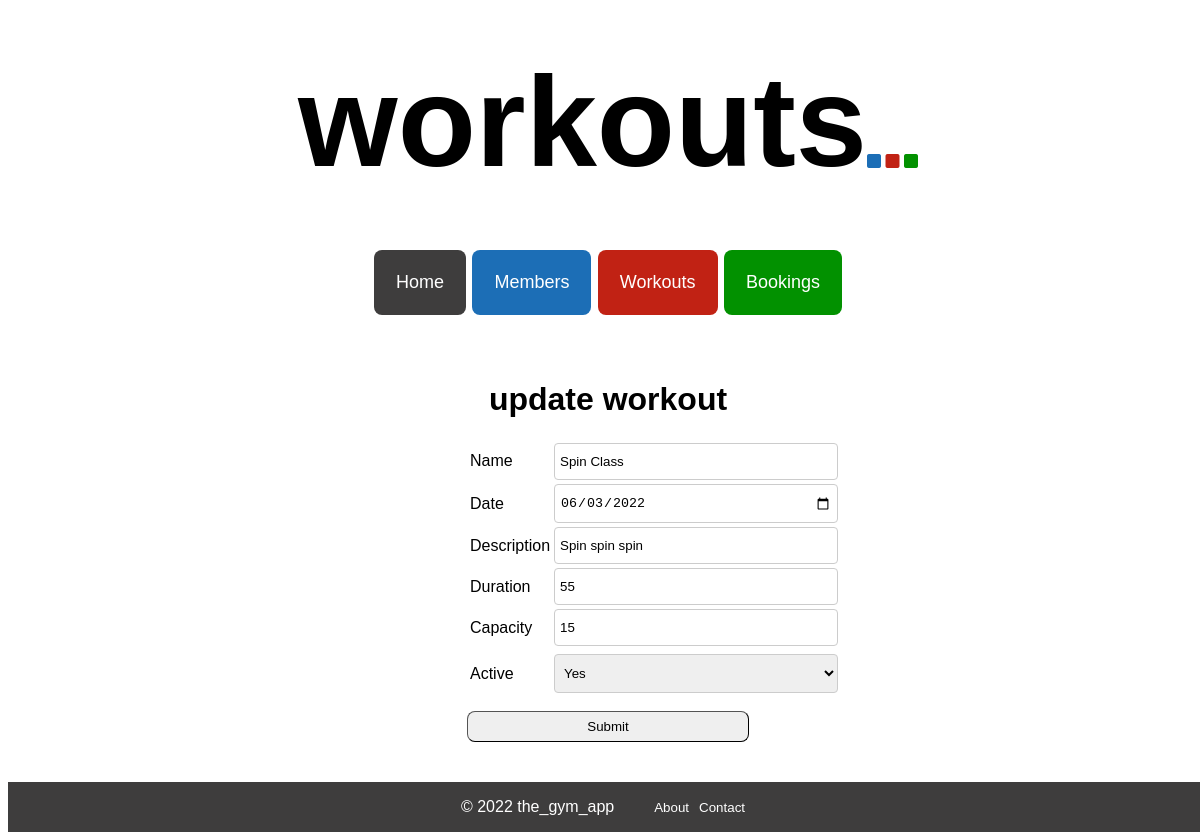
/workouts/6/update, run on an earlier commit of the app's database.
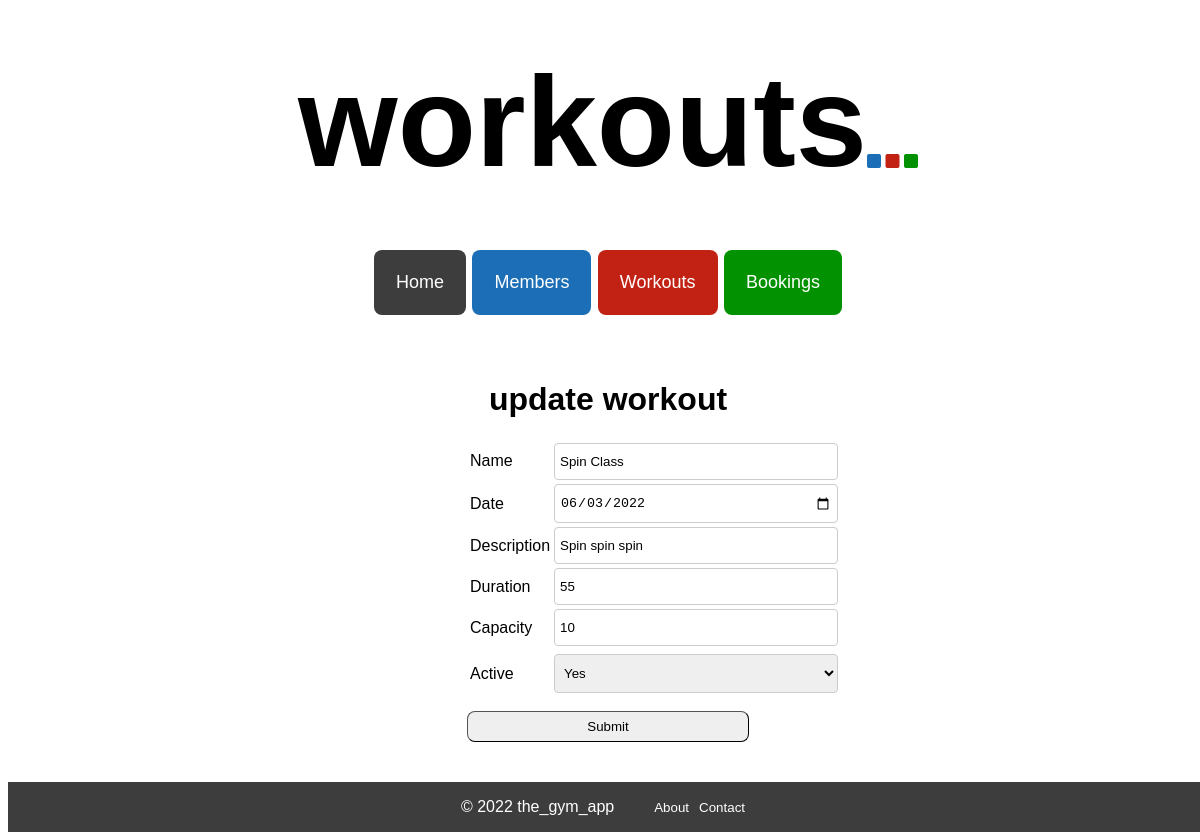
And on a later commit of the database.
### tables this page shows
CREATE TABLE workouts (
    id INTEGER PRIMARY KEY AUTOINCREMENT,
    name VARCHAR,
    date DATE,
    description TEXT,
    duration INTEGER,
    capacity INTEGER,
    capacity_filled INTEGER,
    active BOOLEAN
);

### controllers/workout_controller.py (the view)
@workouts_blueprint.route("/workouts/<id>/update")
def edit_workout(id):
    route_name = "workouts"
    workout = workout_repository.select(id)
    return render_template("workouts/edit.html", route_name=route_name, workout=workout)

### db/run_sql.py (called while the page is built)
def get_db():
    path = os.path.dirname(os.path.abspath(__file__))
    db = os.path.join(path, "gym_db.db")
    conn = sqlite3.connect(db)
    conn.execute("PRAGMA foreign_keys = 1")
    conn.row_factory = sqlite3.Row
    return conn

def run_sql(sql, values = []):
    db = get_db()
    cursor = db.cursor()
    cursor.execute(sql, values)
    results = cursor.fetchall()
    db.commit()
    db.close()
    return results

### repositories/workout_repository.py (called while the page is built)
def select(id):
    workout = None
    sql = "SELECT * FROM workouts where id = ?"
    values = [id]
    result = run_sql(sql, values)[0]
    if result is not None:
        active = True if result['active'] == 1 else False
        workout = Workout(result['name'], result['date'], result['description'], result['duration'], result['capacity'], result['capacity_filled'], active, result['id'])
    return workout

### templates/workouts/edit.html (shortened to what this page needs)
{% extends 'base.html'%}
{% block content %}
<div class="edit_page_container">
<h1>update workout</h1>
<form class="edit_form" action="/workouts/{{workout.id}}" method="post">
    <table class="edit_table">
    <tr>
        <td>
            <label class="edit_form_label" for="name">Name</label>
        </td>
        <td>
            <input class="edit_form_input" type="text" id="name" name="name" value="{{workout.name}}" placeholder={{workout.name}} required autofocus>
        </td>
    </tr>
    <tr>
        <td>
            <label class="edit_form_label" for="date">Date</label>
        </td>
        <td>
            <input class="edit_form_input" type="date" id="date" name="date" value={{workout.date}} placeholder={{workout.date}} required>
        </td>
    </tr>
    <tr>
        <td>
            <label class="edit_form_label" for="description">Description</label>
        </td>
        <td>
            <input class="edit_form_input" type="text" id="description" name="description" value="{{workout.description}}" placeholder={{workout.description}} required>
        </td>
    </tr>
    <tr>
        <td>
            <label class="edit_form_label" for="duration">Duration</label>
        </td>
        <td>
            <input class="edit_form_input" type="number" id="duration" name="duration" value={{workout.duration}} placeholder={{workout.duration}} required>
        </td>
    </tr>
    <tr>
        <td>
            <label class="edit_form_label" for="capacity">Capacity</label>
        </td>
        <td>
            <input class="edit_form_input" type="number" id="capacity" name="capacity" value={{workout.capacity}} placeholder={{workout.capacity}} required>
        </td>
    </tr>
    <tr>
        <td>
        </td>
        </tr>
        <tr>
            <td>
                <label class="edit_form_label" for={{workout.active}}>Active</label>
            </td>
            {% if workout.active == 1 %}
            <td>
                <select class="edit_form_input" id="active" name="active">
                    <option value={{workout.active}}>Yes</option>
                </select>
            </td>
            {% endif %}
        </tr>
    </table>
    <div>
        <button class="edit_page_button" type="submit">Submit</button>
    </div>
</form>
</div>
{% endblock %}

What changed in the data, as far as the page shows it:
changed workouts "Spin Class": capacity "15" → "10"
